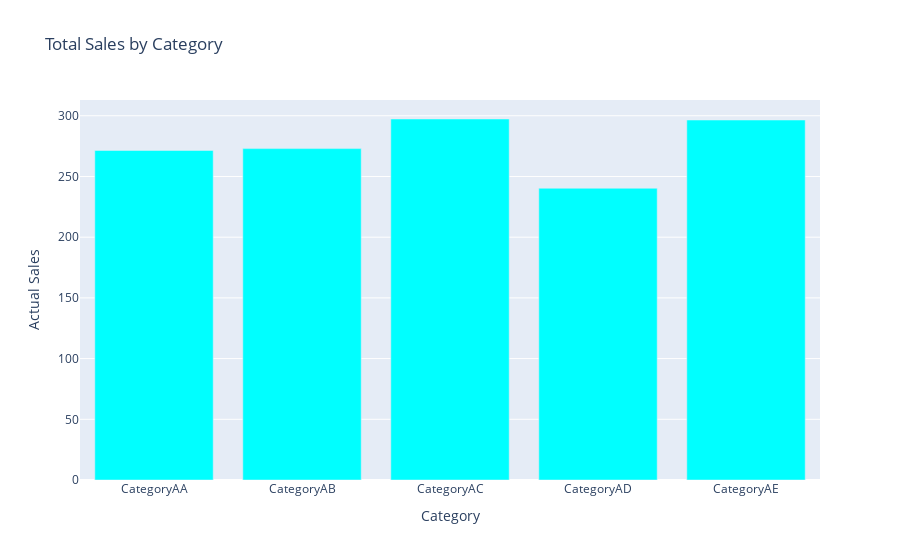

Notebook cell for this chart:
### Code cell
fig = make_subplots(rows=1, cols=1)


trace = go.Bar(
    x=category_mean.index,
    y=category_mean.values,
    name='Actual Sales',
    marker=dict(color='cyan')
)

fig.add_trace(trace, row=1, col=1)

fig.update_layout(
    title='Total Sales by Category',
    xaxis_title='Category',
    yaxis_title='Actual Sales'
)

fig.show()

### Figure 1 — Plotly figure (JSON) as saved in the notebook; plotly's stock layout.template omitted (floating-point values rounded to 4 significant figures)
{"data": [{"marker": {"color": "cyan"}, "name": "Actual Sales", "type": "bar", "x": ["CategoryAA", "CategoryAB", "CategoryAC", "CategoryAD", "CategoryAE"], "xaxis": "x", "y": [271.5, 273.0, 297.4, 240.3, 296.5], "yaxis": "y"}], "layout": {"title": {"text": "Total Sales by Category"}, "xaxis": {"anchor": "y", "domain": [0, 1], "title": {"text": "Category"}}, "yaxis": {"anchor": "x", "domain": [0, 1], "title": {"text": "Actual Sales"}}}}
